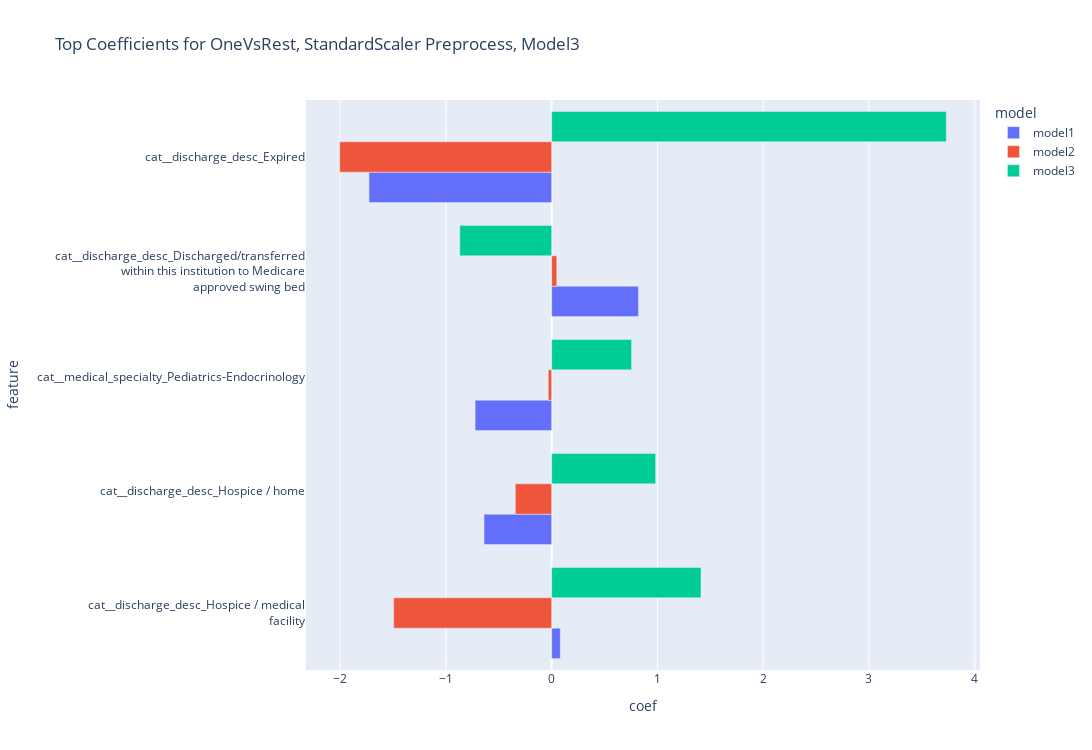

The notebook cell this image was saved under:
### Code cell
m3_ss_top10_df = create_topn_long_coef_df_from_gs(gs=g_sc, topn=5,
                                                  sort_model="model3")

title = f"Top Coefficients for OneVsRest, StandardScaler Preprocess, Model3"

fig = px.bar(data_frame=m3_ss_top10_df, 
             y="feature", 
             x="coef", 
             color="model",
             orientation="h", 
             category_orders={"model":["model1", "model2", "model3"]},
             title=title, 
             barmode="group", 
             height=750, 
             width=1250)
fig.show()

### Figure 1 — Plotly figure (JSON) as saved in the notebook; plotly's stock layout.template omitted (floating-point values rounded to 4 significant figures)
{"data": [{"alignmentgroup": "True", "hovertemplate": "model=model1<br>coef=%{x}<br>feature=%{y}<extra></extra>", "legendgroup": "model1", "marker": {"color": "#636efa", "pattern": {"shape": ""}}, "name": "model1", "offsetgroup": "model1", "orientation": "h", "showlegend": true, "textposition": "auto", "type": "bar", "x": [0.08168, -0.6395, -0.7236, 0.8205, -1.727], "xaxis": "x", "y": ["cat__discharge_desc_Hospice / medical<br> facility", "cat__discharge_desc_Hospice / home<br>", "cat__medical_specialty_Pediatrics-Endocrinology<br>", "cat__discharge_desc_Discharged/transferred<br> within this institution to Medicare<br> approved swing bed", "cat__discharge_desc_Expired"], "yaxis": "y"}, {"alignmentgroup": "True", "hovertemplate": "model=model2<br>coef=%{x}<br>feature=%{y}<extra></extra>", "legendgroup": "model2", "marker": {"color": "#EF553B", "pattern": {"shape": ""}}, "name": "model2", "offsetgroup": "model2", "orientation": "h", "showlegend": true, "textposition": "auto", "type": "bar", "x": [-0.03225, 0.04844, -0.3434, -1.494, -2.004], "xaxis": "x", "y": ["cat__medical_specialty_Pediatrics-Endocrinology<br>", "cat__discharge_desc_Discharged/transferred<br> within this institution to Medicare<br> approved swing bed", "cat__discharge_desc_Hospice / home<br>", "cat__discharge_desc_Hospice / medical<br> facility", "cat__discharge_desc_Expired"], "yaxis": "y"}, {"alignmentgroup": "True", "hovertemplate": "model=model3<br>coef=%{x}<br>feature=%{y}<extra></extra>", "legendgroup": "model3", "marker": {"color": "#00cc96", "pattern": {"shape": ""}}, "name": "model3", "offsetgroup": "model3", "orientation": "h", "showlegend": true, "textposition": "auto", "type": "bar", "x": [0.7558, -0.869, 0.9829, 1.412, 3.731], "xaxis": "x", "y": ["cat__medical_specialty_Pediatrics-Endocrinology<br>", "cat__discharge_desc_Discharged/transferred<br> within this institution to Medicare<br> approved swing bed", "cat__discharge_desc_Hospice / home<br>", "cat__discharge_desc_Hospice / medical<br> facility", "cat__discharge_desc_Expired"], "yaxis": "y"}], "layout": {"barmode": "group", "height": 750, "legend": {"title": {"text": "model"}, "tracegroupgap": 0}, "title": {"text": "Top Coefficients for OneVsRest, StandardScaler Preprocess, Model3"}, "width": 1250, "xaxis": {"anchor": "y", "autorange": true, "domain": [0, 1], "range": [-2.323, 4.05], "title": {"text": "coef"}, "type": "linear"}, "yaxis": {"anchor": "x", "autorange": true, "domain": [0, 1], "range": [-0.5, 4.5], "title": {"text": "feature"}, "type": "category"}}}
